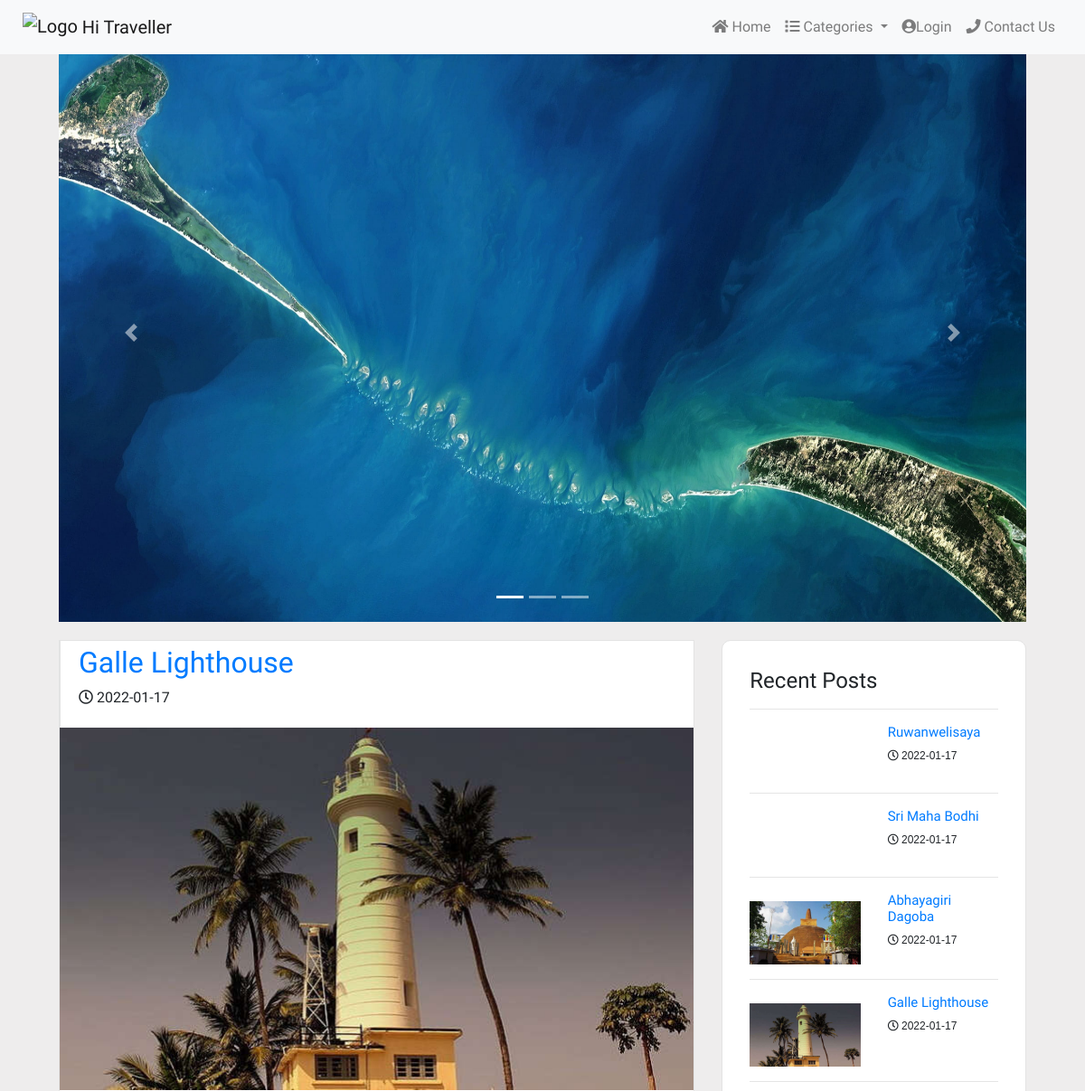
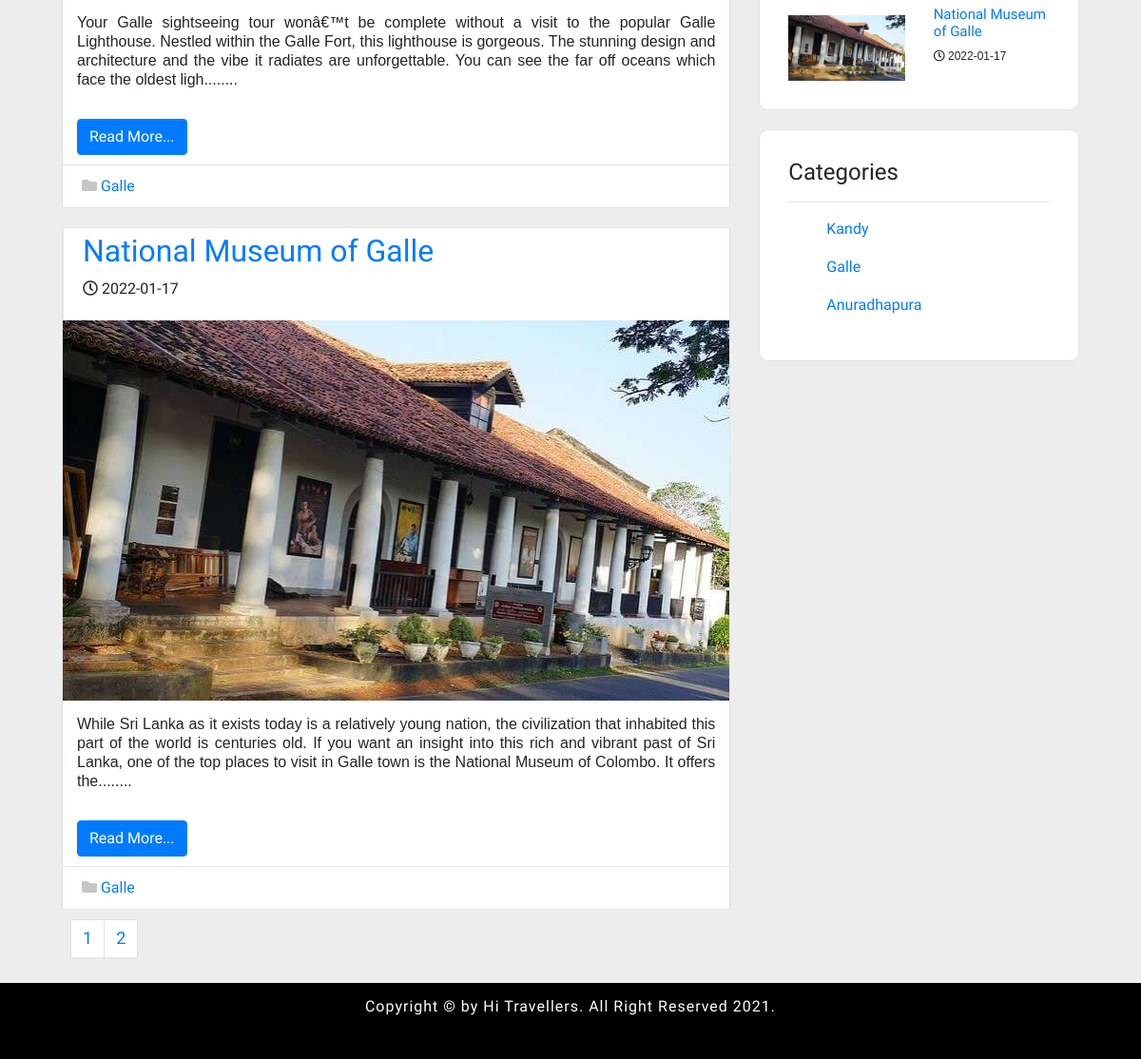
Page /index.php?cat=6 on the committed database (2 pictures, top to bottom).
### tables this page shows
CREATE TABLE `posts` (
  `id` int(11) NOT NULL,
  `title` varchar(100) NOT NULL,
  `img` text NOT NULL,
  `content` text NOT NULL,
  `date` date NOT NULL,
  `category_id` int(11) NOT NULL
);

CREATE TABLE `category` (
  `id` int(11) NOT NULL,
  `name` varchar(100) NOT NULL
);

### index.php (the view, shortened to what this page needs)
<?php require_once('inc/top.php');?>
  </head>
  <body>
       <?php
	   require_once('inc/header.php');
       $number_of_posts = 2;
     if(isset($_GET['page'])){
         $page_id = $_GET['page'];
       }
       else{
         $page_id = 1;
       }
      if(isset($_GET['cat'])){
         $cat_id = $_GET['cat'];
       }
      $all_posts_query = "SELECT * FROM posts";
		if(isset($cat_id)){
		    $all_posts_query .= " where category_id = $cat_id ";
		}
       $all_posts_run = mysqli_query($con,$all_posts_query);
       $all_posts = mysqli_num_rows($all_posts_run);
       $total_pages = ceil($all_posts /  $number_of_posts);
       $posts_start_from =($page_id - 1) * $number_of_posts;
       ?>
  <section>
    <div class="container col-11">
        <div class="row">
           <div class="col-md-8">
         <?php
          $query ="SELECT pos.id as Pid,pos.title,pos.img,pos.content,pos.date,cat.* FROM posts pos, category cat WHERE cat.id = pos.category_id";
           if(isset($cat_id )){
			   $query .= "  and pos.category_id =".$cat_id;
		   }
            $query .= " ORDER BY pos.id DESC LIMIT $posts_start_from, $number_of_posts";
            $run = mysqli_query($con, $query);
            if(mysqli_num_rows($run) > 0)
              while($row = mysqli_fetch_array($run)){
        $Pid = $row['Pid'];
				$title = $row['title'];
				$img = $row['img'];
				$content = $row['content'];
				$date = $row['date'];
				$category = $row['name'];
 ?>
              		<div class="post">
                        			<div class=" post-title">
                                			<a href="post.php?Pid=<?php echo $Pid; ?>"><h2><?php echo $title;?> </h2></a>
                                      <p><i class="far fa-clock"></i> <?php echo $date;?></p>
                        			</div>
                        				<a href="post.php?Pid=<?php echo $Pid; ?>"><img src="admin/uploadFiles/<?php echo $img;?>" alt="post1"></a>
                        				<p class="desc">
										            <?php echo substr($content,0,300);?>........
                        				</p>
                        <a href="post.php?Pid=<?php echo $Pid; ?>"class="btn btn-primary">Read More...</a>
                        				<div class="bottom">
                        				<span class="first"><i class="fas fa-folder"></i><a href="#"> <?php echo $category;?></a></span>
                         				</div>
              </div>
                <?php
                }
                else{
                  echo "<center><h1> No Posts available </h1></center>";
                }
      ?>
      <nav id = "pagination" >
  <ul class="pagination">
  <?php
for ($i = 1; $i <= $total_pages ; $i++) {
  echo "<li class =''page-item ' '".($page_id == $i ? 'active' :' ')."'><a class ='page-link' href='index.php?page=".$i."&".(isset($cat_id)?"cat=$cat_id":"")."'>$i</a></li>";
}
      ?>
  </ul>
</nav>
       		</div>
                 <div class="col-md-4">
                <?php require_once('inc/sidebar.php');?>
                 </div>
    </div>
  </div>
</section>
<footer>
<?php require_once('inc/footer.php');?>
</footer>
  </body>
</html>

### inc/sidebar.php
           <div class="widgets">
               <div class="popular">
                   <h4>Recent Posts</h4>
                    <?php
                       $p_query ="SELECT * FROM posts  ORDER BY id DESC LIMIT 5";
                       $p_run = mysqli_query($con,$p_query);
                       if(mysqli_num_rows($p_run)>0){
                       while($row = mysqli_fetch_array($p_run)){
                       $id = $row['id'];
                       $title = $row['title'];
                       $img = $row['img'];
                       $date = $row['date'];
                   ?>
                   <hr>
                       <div class="row">
                           <div class="col-md-6">
                               <img src="admin/uploadFiles/<?php echo $img;?>" alt="">
                       </div>
                       <div class="col-md-6 details">
                           <h2 style="font-size:15px"> <a href = "post.php?Pid=<?php echo $id; ?>"> <?php echo $title;?></a></h2>
                           <p style="font-size:12px"><i class="far fa-clock"></i> <?php echo $date;?></p>
                       </div>
                       </div>
                   <?php
                       }
                   }
         else{
             echo"";
         }
                   ?>
               </div>
           </div>
           <div class="widgets">
               <div class="popular">
                   <h4>Categories</h4>
                   <hr>
<div class="row">
                       <div class="col-md-12">
                         <?php
                       $p_query ="SELECT * FROM category  ";
                       $p_run = mysqli_query($con,$p_query);
                       if(mysqli_num_rows($p_run)>0){
                       while($row = mysqli_fetch_array($p_run)){
                       $id = $row['id'];
                       $cat = $row['name'];
                   ?>
			<ul><li><?php echo "<a href='index.php?cat=".$id."'>"?>
			<?php echo $cat;"</a>" ?></li></ul>
 <?php
                       }
                   }
                   ?>
                       </div>
		</div >
               </div>
           </div>

### css/stylesheet.css (style rules this page uses)
body { font-family: 'Kaisei HarunoUmi', serif; background-color:#eeeded; }
section .widgets { margin-top:20px ; margin-bottom: 20px; }
.popular { background: white; padding: 30px; border-radius: 10px; border: 1px solid #e3e3e3; margin-bottom: 10px; }
.popular ul li { list-style: none; }
.popular .details p { font-family: arial; font-size: 8px; }
.popular img { width: 100%; margin-top: 10px; }
.post { background: white; border: 1px solid #e3e3e3; margin-top: 20px; }
.post .post-title { padding: 5px 20px; border-left: 1px solid #e3e3e3; }
.post > a > img { width: 100%; }
.post .desc { text-align: justify; text-justify: inter-word; font-family: arial; font-weight: 100; padding: 15px; line-height: 20px; }
.post a.btn { margin-left: 15px; margin-bottom: 10px; }
.post .bottom { padding: 10px 20px; border-top: 1px solid #e3e3e3; }
.post .bottom { color: #c6c6c6; }
footer { background: black; height: 80px; line-height: 50px; color: white; letter-spacing: 1px; text-align: center; }
nav#pagination { text-align: center; }
.pagination { padding: 10px 10px; font-size: 18px; }

### rows in the picture
posts: title "Galle Lighthouse", date "2022-01-17", img (picture), content "Your Galle sightseeing tour wonâ€™t be complete without a visit to the popular Galle Lighthouse. Nestled within the Galle Fort, this lighthouse is gorgeous. The stunning design and architecture and the vibe it radiates are unforgettable. You can see the far off oceans which face the oldest ligh", category.name "Galle"
posts: title "National Museum of Galle", date "2022-01-17", img (picture), content "While Sri Lanka as it exists today is a relatively young nation, the civilization that inhabited this part of the world is centuries old. If you want an insight into this rich and vibrant past of Sri Lanka, one of the top places to visit in Galle town is the National Museum of Colombo. It offers the", category.name "Galle"
posts: title "Ruwanwelisaya", date "2022-01-17"
posts: title "Sri Maha Bodhi", date "2022-01-17"
posts: img (picture), title "Abhayagiri Dagoba", date "2022-01-17"
category: name "Kandy"
category: name "Galle"
category: name "Anuradhapura"
